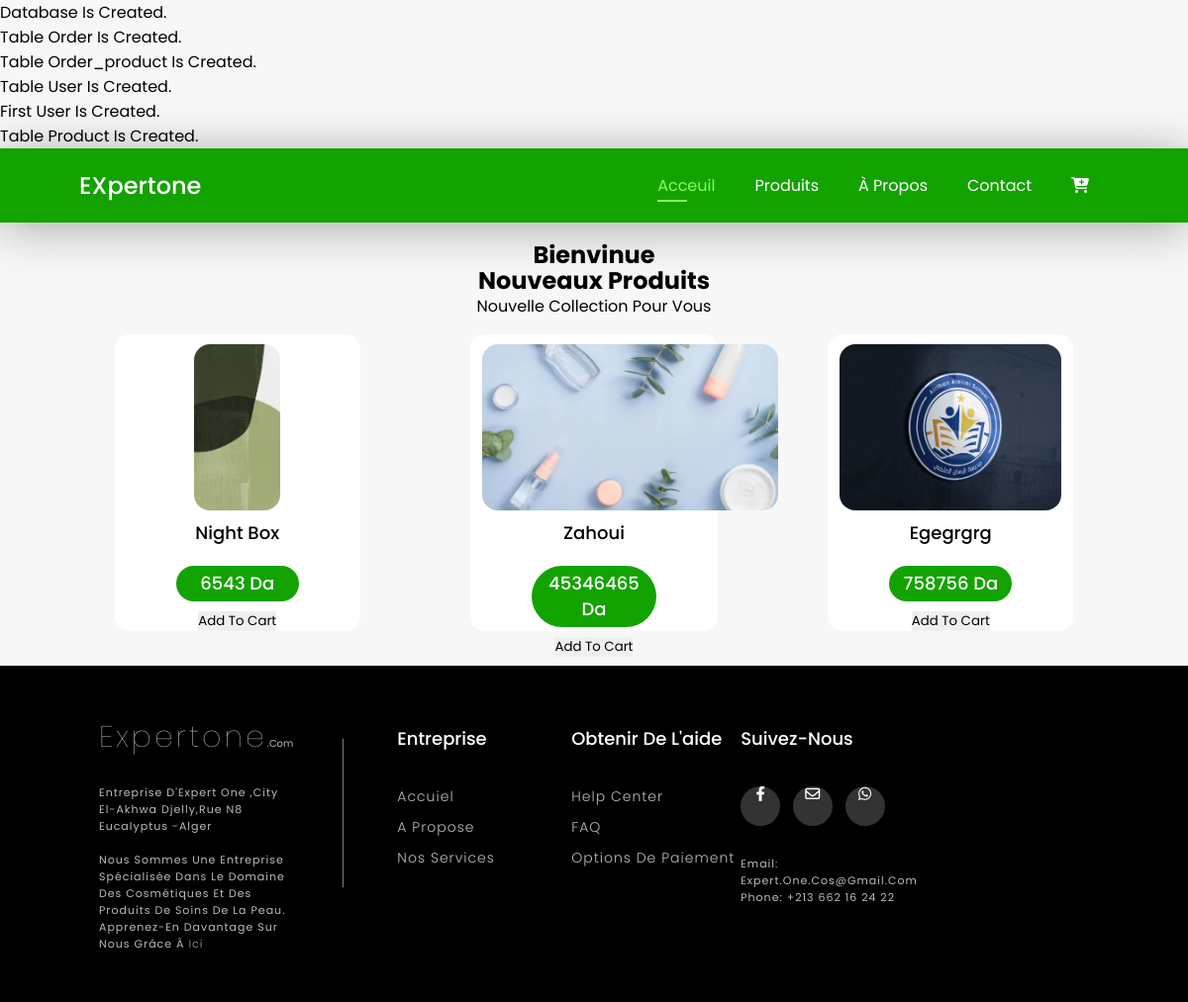
The app's page /produits.php, older data.
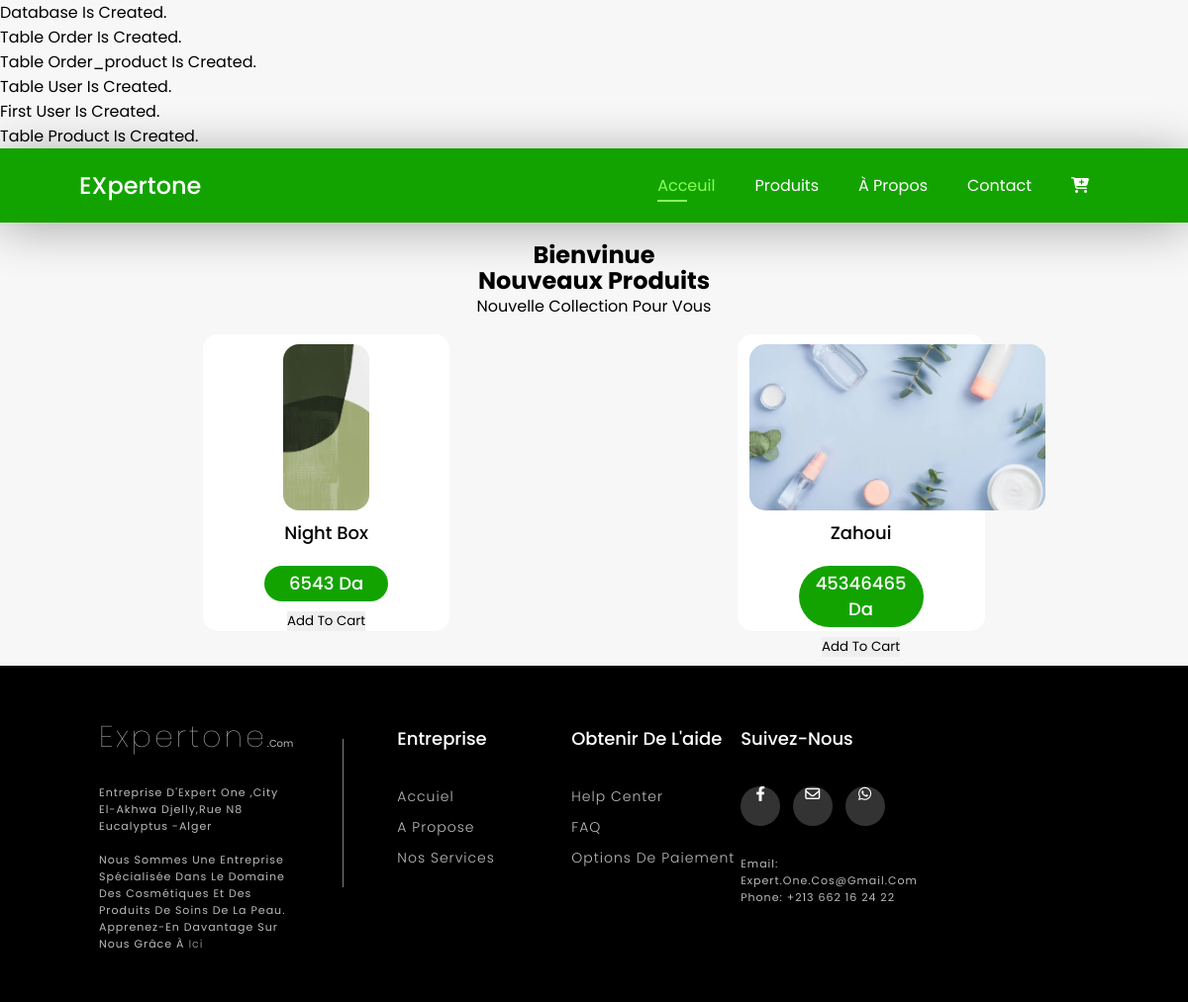
The same page, newer data.
### tables this page shows
CREATE TABLE IF NOT EXISTS `product` (
  `id` int(11) NOT NULL AUTO_INCREMENT,
  `name` varchar(255) NOT NULL,
  `price` int(11) NOT NULL,
  `description` text NOT NULL,
  `image_path` varchar(200) NOT NULL,
  PRIMARY KEY (`id`)
);

### produits.php (the view, shortened to what this page needs)
<?php
include('connexion.php');
$connect =mysqli_connect($hostname, $username, $password, "memoire");
$sql = "SELECT * FROM product ";
$resultat = mysqli_query($connect, $sql);
$products = $resultat->fetch_all(MYSQLI_ASSOC);
?>
  <!DOCTYPE html>
<html lang="en">
<head>
    <link rel="stylesheet" href="css/style.css">
    <link rel="stylesheet" href="https://cdnjs.cloudflare.com/ajax/libs/font-awesome/6.2.0/css/all.min.css">
</head>
<body>
<section class="header">
    <div class="logo">
        <h1>eXpertone</h1>
        </div>
    <div>
        <ul class="nav">
            <li><a class="active" href="index.php"> Acceuil</a></li>
            <li><a href="produits.php">Produits</a> </li>
            <li><a href="about.html"> à propos</a></li>
            <li><a href="form.php"> Contact</a></li>
            <li><a href="cart.php" class="bot"><i class="fa-solid fa-cart-plus"></i></a></li>
       </ul>
    </div>
</section>
<section class="pro">
<div class="row">
			<h2 class="tit">Bienvinue</h2><style>.tit{	background-image:url(pics/h4.jpg) ;}</style>
		</div>
    <h2>Nouveaux Produits</h2>
    <p>nouvelle collection pour vous</p>
    <div class="row">
        <?php
            foreach ($products as $product) { ?>
                <div class="col4">
                    <form action="" method="post">
                        <img src="<?= $product['image_path'] ?>">
                        <h4><?= $product['name'] ?> </h4>
                        <p><?= $product['price'] ?> Da</p>
                        <button type="submit" class="btn1"> add to cart</button>
                    </form>
                </div>
            <?php
            }
            ?>
        </div>
    </section>
<footer class="footer">
    <div class="container1">
                 <div class="footer-col-left">
      <h1>Expertone</h1>.com
      <p>Entreprise d'Expert One ,city El-akhwa  djelly,Rue N8 Eucalyptus -alger<br> <br>
        Nous sommes une entreprise spécialisée dans le domaine des cosmétiques et des produits de soins de la peau. Apprenez-en davantage sur nous grâce à <a href="aboutus.php">ici</a></p>
               </div>
        <div class="row1">
            <div class="footer-col">
                <h4>Entreprise</h4>
                <ul>
                    <li><a href="index.html">Accuiel</a></li>
                    <li><a href="about.html">A propose</a></li>
                    <li><a href="produits.php">nos services</a></li>
                </ul>
            </div>
            <div class="footer-col">
                <h4>obtenir de l'aide</h4>
                <ul>
                 <li><a href="about.html">Help center</a></li>
                 <li><a href="faq.php">FAQ</a></li>
                 <li><a href="about.html">options de paiement</a></li>
                </ul>
            </div>
            <div class="footer-col-social">
                <h4>Suivez-nous</h4>
                <div class="social-links">
                    <a href="https://www.facebook.com/profile.php?id=100063640342753"> <i class="fab fa-facebook-f"></i></a>
                    <a href="mailto:expert.one.cos@gmail.com"><i class="far fa-envelope"></i></a>
                    <a href="https://wa.me/213662162422"> <i class="fab fa-whatsapp"></i></a>
                </div>
                <p>Email: expert.one.cos@gmail.com <br>
                    phone: +213 662 16 24 22
                </p>
            </div>
        </div>
    </div>
</footer>
</body>
</html>

Row changes from the older to the newer data that the page shows:
removed product: image_path (picture), name "Egegrgrg", price "758756"
